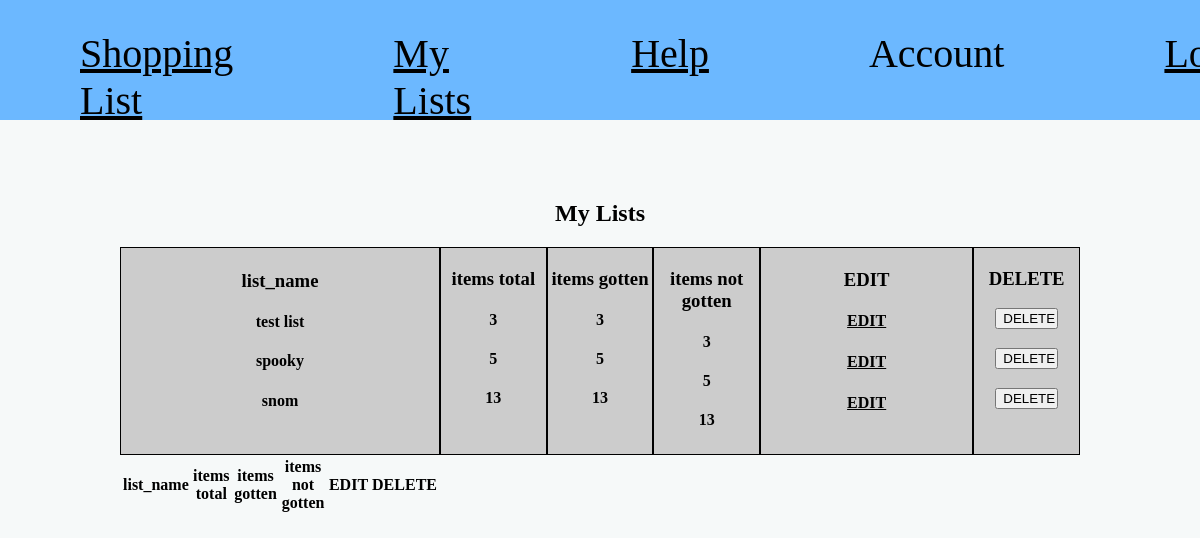
/my_lists, run on an earlier commit of the app's database.
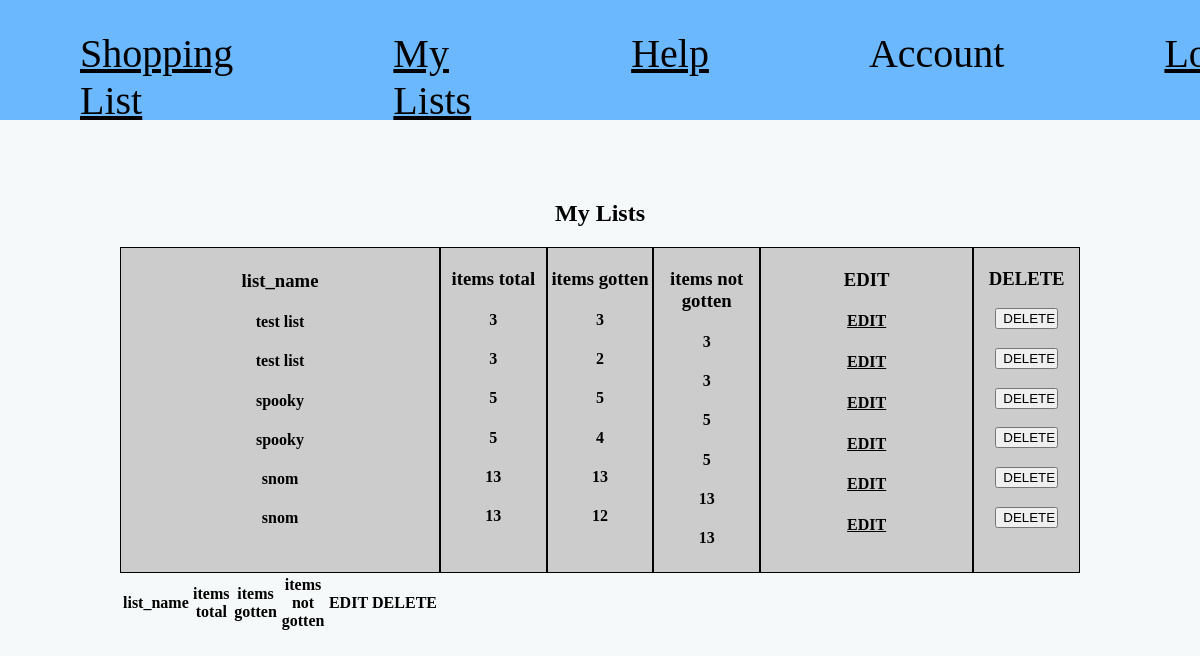
And on a later commit of the database.
### tables this page shows
CREATE TABLE "list_contents" (`list_id` INTEGER REFERENCES `lists`(`list_id`), `item_id` INTEGER REFERENCES `item`(`item_id`), `quantity` INTEGER, item_gotten BOOLEAN);

CREATE TABLE "lists" (list_id INTEGER NOT NULL PRIMARY KEY, list_name TEXT, "items" INTEGER, user_id INTEGER REFERENCES user (user_id));

### shopping_list.py (the view)
@app.route("/my_lists", methods = ["GET", "POST"])
def my_lists():
    sql = """SELECT * FROM lists
     INNER JOIN list_contents ON user_id=user_id;"""
    results = query_db(sql)
    return render_template("my_lists.html", list=results)

### shopping_list.py (called while the page is built)
def get_db():
    db = getattr(g, '_database', None)
    if db is None:
        db = g._database = sqlite3.connect(DATABASE)
    return db

@app.teardown_appcontext
def close_connection(exception):
    db = getattr(g, '_database', None)
    if db is not None:
        db.close()

def query_db(query, args=(), one=False):
    cur = get_db().execute(query, args)
    rv = cur.fetchall()
    cur.close()
    return (rv[0] if rv else None) if one else rv

### templates/my_lists.html
{% extends "index.html" %}
{% block body %}
<h2>My Lists</h2>
<section class="list-table">
    <div class="list-column">
        <h3>list_name</h3>
        {% for name in list %}
        <h4>{{ name[1] }}</h4>
        {% endfor %}
    </div>
    <div class="list-column">
        <h3>items total</h3>
        {% for item in list %}
        <h4>{{ item[2] }}</h4>
        {% endfor %}
    </div>
    <div class="list-column">
        <h3>items gotten</h3>
        {% for item in list %}
        <h4>{{ item[2] - item[7] }}</h4>
        {% endfor %}
    </div>
    <div class="list-column">
        <h3>items not gotten</h3>
        {% for item in list %}
        <h4>{{ item[2] }}</h4>
        {% endfor %}
    </div>
    <div class="list-column">
        <h3>EDIT</h3>
        {% for items in list %}
        <h3><a href="{{ url_for('list', list_id=items[0])}}" style="font-size: medium;">EDIT</a></h3>
        {% endfor %}
    </div>
    <div class="list-column">
        <h3>DELETE</h3>
        {% for items in list %}
        <form>
            <input type="button" value="DELETE" style="margin-bottom: 18.72px; width: 60%;">
        </form>
        {% endfor %}
    </div>
</section>
<table class="list-table">
    <tr>
        <th>list_name</th>
        <th>items total</th>
        <th>items gotten</th>
        <th>items not gotten</th>
        <th>EDIT</th>
        <th>DELETE</th>
    </tr>
</table>
{% endblock  %}

### templates/index.html (shortened to what this page needs)
<!DOCTYPE html>
<html lang="en">
<head>
    <link rel="stylesheet" href="style.css">
    <link rel="stylesheet" href="{{url_for('static', filename='style.css')}}">
</head>
<body>
    <header>
        <nav>
            <a href="{{ url_for('login')}}">Shopping List</a>
            <a href="{{ url_for('my_lists')}}">My Lists</a>
            <a href="{{ url_for('list')}}">Help</a>
            <a>Account</a>
            <a href="{{ url_for('login')}}">Login</a>
        </nav>
    </header>
    {% block body %}
    {% endblock %}
</body>
</html>

### static/style.css (style rules this page uses)
nav { background-color: #6CB8FF; color: #000000; width: 100%; height: 120px; position: fixed; top: 0; left: 0; display: flex; }
a { padding: 30px 80px; color: black; font-size: 40px; }
body { background-color: #f6f9f9; width: 80%; margin: 180px auto; display: flex; flex-direction: column; justify-content: center; align-items: center; }
div { background-color: #cccccc; padding: 1% 0 3%; text-align: center; }
.list-table { display: grid; grid-template-columns: 3fr repeat(3, 1fr) 2fr 1fr; width: 100%; }
.list-column { border: solid 1px black; }

What changed in the data, as far as the page shows it:
added list_contents: list_name "test list", list_name "spooky", list_name "snom", items "3", items "5", items "13", item[2]-item[7] "2", item[2]-item[7] "4", item[2]-item[7] "12"
